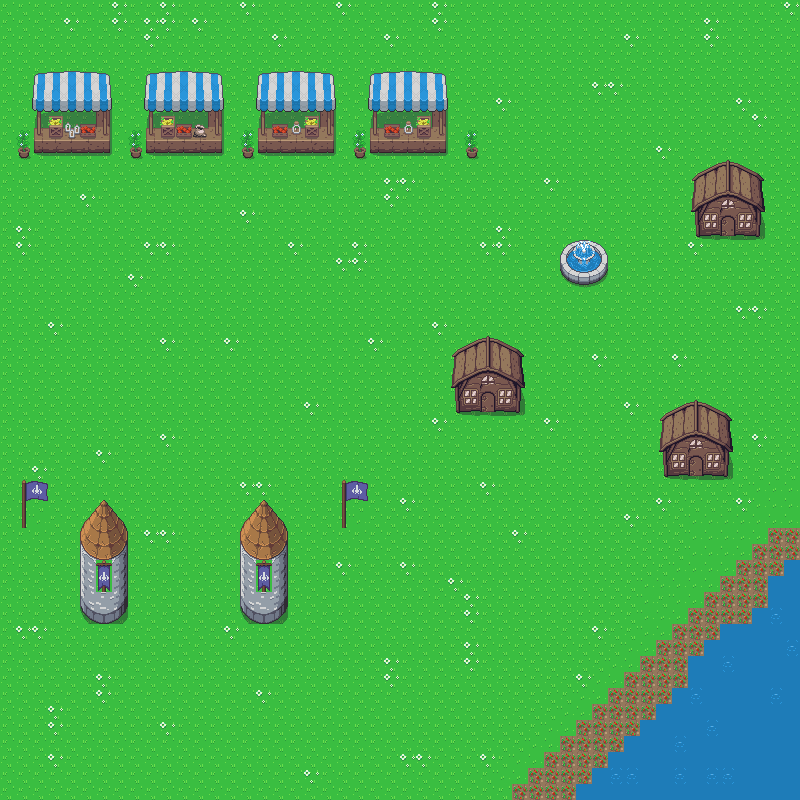

A level layout from a 2D game, rendered from its tile map. Below: a short description, then the map file with tile-grid data replaced by summaries:
An orthogonal 50x50 tile map with 16x16 px tiles, 2 tile layers (Livello tile 1, Livello tile 2).

<map version="1.8" tiledversion="1.8.2" orientation="orthogonal" renderorder="left-down" width="50" height="50" tilewidth="16" tileheight="16" infinite="0" nextlayerid="3" nextobjectid="1">
 <tileset firstgid="1" source="Tileset/Overworld.tsx" />
 <layer id="1" name="Livello tile 1" width="50" height="50">
  <data>[2500 cells, 2500 non-empty, 3 distinct tile ids]</data>
 </layer>
 <layer id="2" name="Livello tile 2" width="50" height="50">
  <data>[2500 cells, 596 non-empty, 104 distinct tile ids]</data>
 </layer>
</map>
